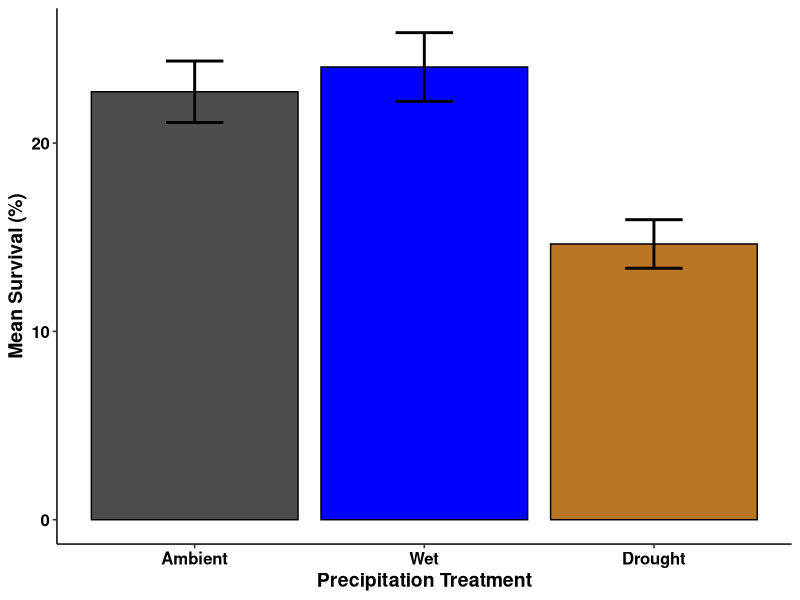
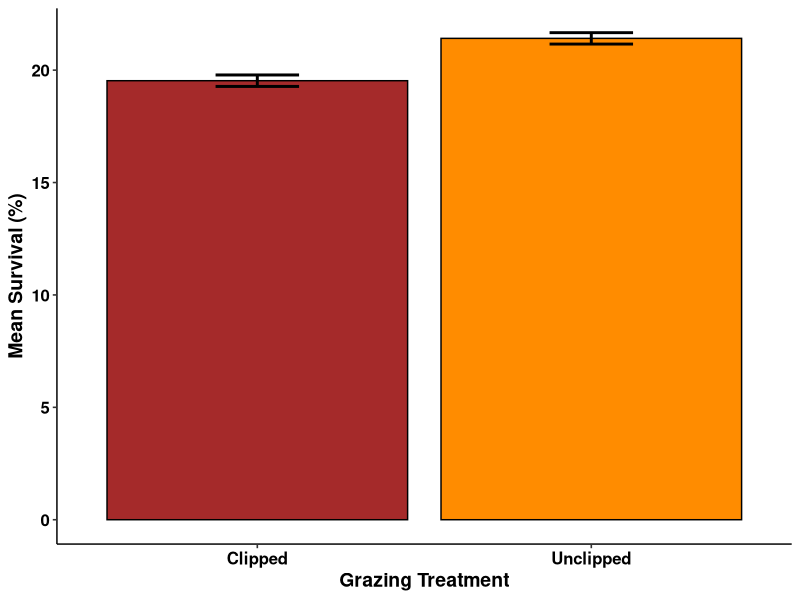
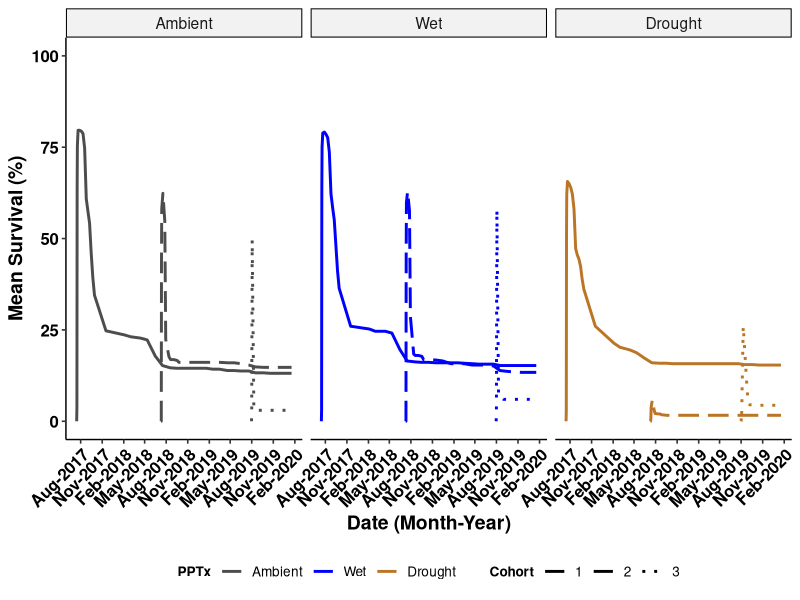
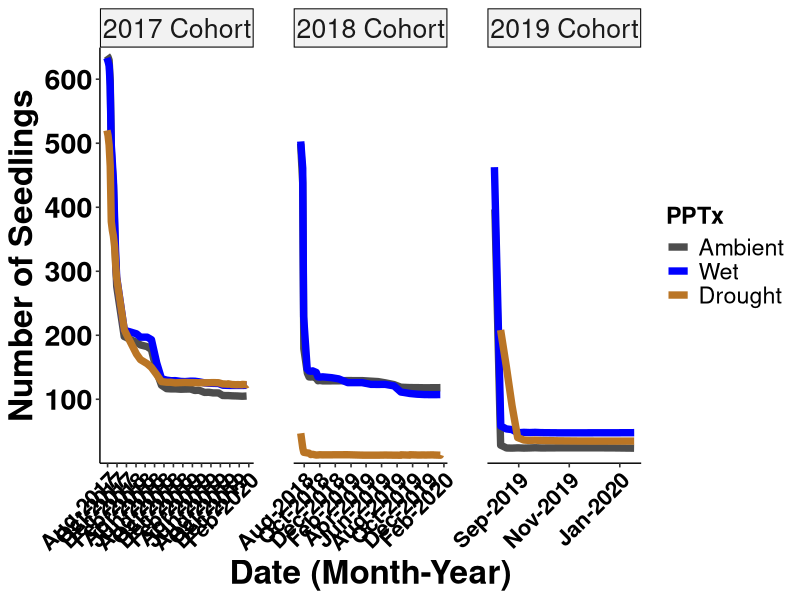
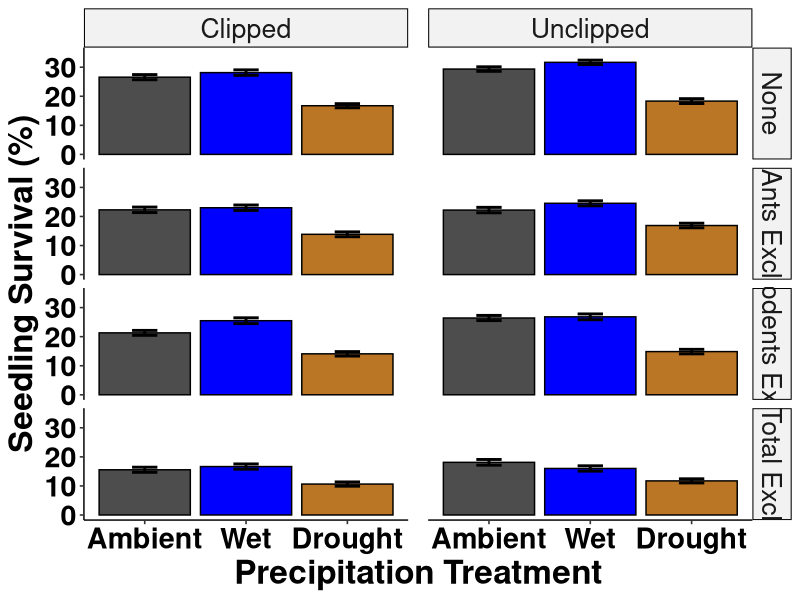
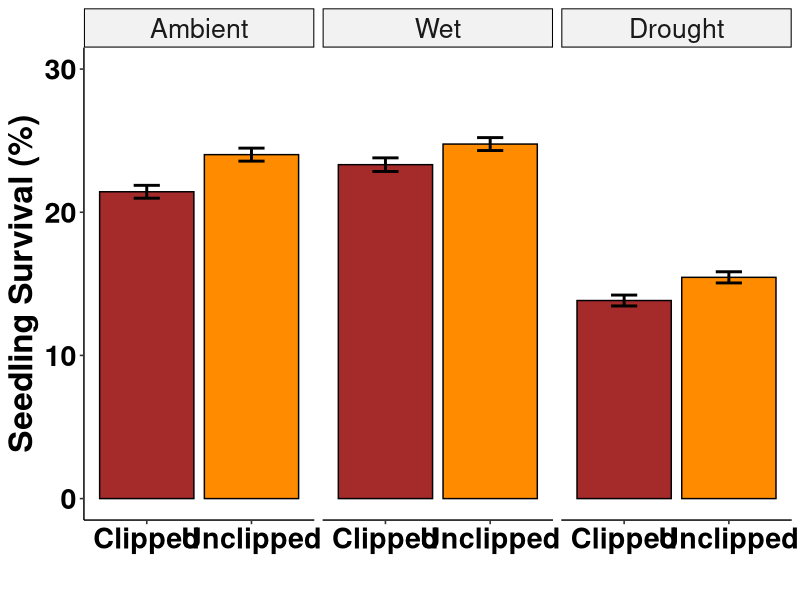
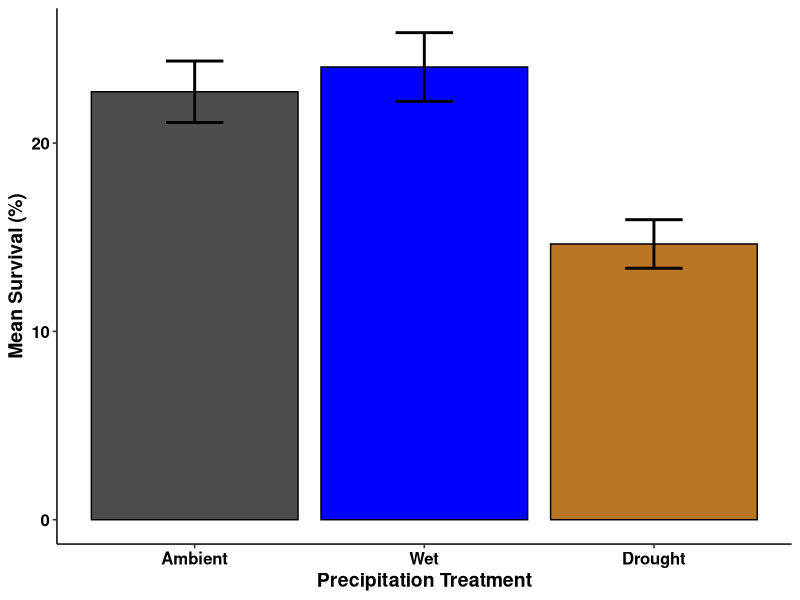
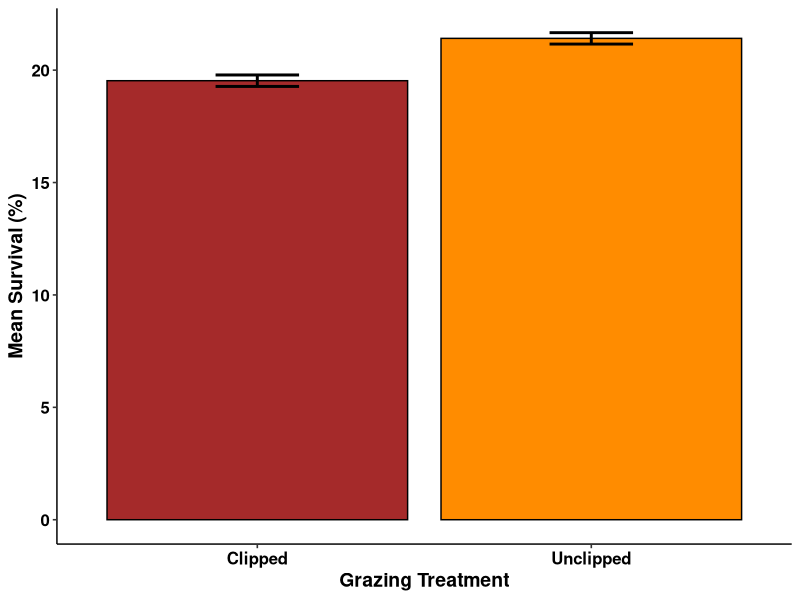

Write the R code that produced these figures, in order.
# USDA Rainout - Santa Rita Experimental Range
# Data visualizations-main
# Austin Rutherford
# email:arutherford@email.arizona.edu
# 2021-03-29

# Load packages
library(tidyverse)
library(forcats)
library(vroom)
library(ggpubr)
library(glmmTMB)
library(dplyr)

### Read in clean seedlings data with model outputs from "srer_rainout_stats_summarize"
seedlings_obs <- vroom("Data/seedlings_obs.csv",
                   col_types = c(.default = "f",
                                 ObsID = "i",
                                 date = "D",
                                 survival = "i",
                                 died = "i",
                                 tot_germination = "i",
                                 herb_lived = "i",
                                 herb_died = "i",
                                 tot_herbivory = "i",
                                 granivory = "i",
                                 res_surv = "d",
                                 sim_surv = "d",
                                 sim_fit_surv = "d",
                                 pred_surv = "d"))
str(seedlings_obs)
glimpse(seedlings_obs)

# create data set for raw survival data
tot_surv <- seedlings_obs %>% 
  group_by(precip, cohort, date) %>% 
  summarise(mean_surv = mean(survival),
            count_surv = sum(survival),
            sd_surv = sd(survival),
            counts = n(),
            se_surv = (sd_surv/sqrt(counts))) %>%
  mutate(upper = mean_surv + se_surv,
         lower = mean_surv - se_surv,
         date = as.Date(date))

summary(tot_surv)


bar_surv_fig <- tot_surv %>%
  group_by(precip) %>% 
  summarise(mean_precip_per = (100*mean(mean_surv)/10),
            mean_se_per = (100*mean(se_surv)/10)) %>%
  mutate(upper = mean_precip_per + mean_se_per,
         lower = mean_precip_per - mean_se_per) %>%
  mutate(precip = recode_factor(precip,
                                      "Control" = "Ambient",
                                      "IR" = "Wet",
                                       "RO" = "Drought", .ordered = TRUE)) %>% 
  ggplot(mapping = aes(x = precip, y = mean_precip_per, fill = precip)) +
  geom_bar(stat="identity", color = "black", position=position_dodge()) +
  geom_errorbar(aes(ymin = lower, ymax = upper), width = 0.25, position = position_dodge(), size = 1) +
  scale_fill_manual(values = c("grey30","blue1","#ba7525")) +
  scale_x_discrete(labels = c("Ambient","Wet", "Drought")) +
  labs(y = "Mean Survival (%)",
       x = "Precipitation Treatment") +
  theme_pubr(legend = "none") +
  labs_pubr()

bar_surv_fig

ggsave(filename = "Figures_Tables/bar_mean_surv.tiff",
       plot = bar_surv_fig,
       dpi = 800,
       width = 22,
       height = 12,
       units = "in",
       compression = "lzw")

# create data set for clip
tot_surv_c <- seedlings_obs %>% 
  group_by(clip) %>% 
  summarise(mean_surv = 100*mean(survival/10),
            sd_surv = 100*sd(survival/10),
            counts = n(),
            se_surv = (sd_surv/sqrt(counts))) %>%
  mutate(upper = mean_surv + se_surv,
         lower = mean_surv - se_surv)

bar_cliponly_fig <- tot_surv_c %>%
  ggplot(mapping = aes(x = clip, y = mean_surv, fill = clip)) +
  geom_bar(stat="identity", color = "black", position=position_dodge()) +
  geom_errorbar(aes(ymin = lower, ymax = upper), width = 0.25, position = position_dodge(), size = 1) +
  scale_fill_manual(values = c("brown","darkorange")) +
  scale_x_discrete(labels = c("Clipped","Unclipped")) +
  labs(y = "Mean Survival (%)",
       x = "Grazing Treatment") +
  theme_pubr(legend = "none") +
  labs_pubr()

bar_cliponly_fig

ggsave(filename = "Figures_Tables/bar_cliponly_surv.tiff",
       plot = bar_cliponly_fig,
       dpi = 800,
       width = 22,
       height = 12,
       units = "in",
       compression = "lzw")

# plot survival over time, all dates
line_mean_surv <- tot_surv %>% 
  mutate(precip = recode_factor(precip,
                                "Control" = "Ambient",
                                "IR" = "Wet",
                                "RO" = "Drought", .ordered = TRUE)) %>% 
  ggplot(aes(x = date, y = 10*mean_surv, group = cohort, color = precip)) + 
  scale_color_manual(values = c("grey30", "blue1", "#ba7525")) +
  #scale_y_continuous(breaks = seq(0, 120, 10), expand = c(0.02,0)) +
  scale_x_date(date_labels = "%b-%Y", date_breaks = "3 months") +
  geom_line(aes(linetype = cohort), stat = "identity", size = 1) + 
  scale_linetype_manual(values=c("solid","longdash", "dotted")) +
  scale_fill_manual(values = c("grey30","blue1", "red1")) +
  ylim(0, 100) +
  labs(y = "Mean Survival (%)",
       x = "Date (Month-Year)",
       color = "PPTx",
       linetype = "Cohort") +
  facet_wrap(~precip, ncol = 3, nrow = 1) +
  theme_pubr(legend = "bottom", x.text.angle = 45) +
  labs_pubr()

line_mean_surv

ggsave(filename = "Figures_Tables/seedlings/line_mean_surv.tiff",
       plot = line_mean_surv,
       dpi = 800,
       width = 22,
       height = 12,
       units = "in",
       compression = "lzw")


# remove the lead up survival to start max for each cohort (following Archer suggestions)
surv_small_1 <- tot_surv %>% 
  filter(cohort == 1) %>% 
  filter(date > "2017-07-21")

surv_small_2 <- tot_surv %>% 
  filter(cohort == 2) %>% 
  filter(date >= "2018-07-18")

surv_small_3 <- tot_surv %>% 
  filter(cohort == 3 & precip != "RO") %>% # to start with all max values, need to cut one more date from RO..delayed germ
  filter(date >= "2019-08-03")

surv_small_drought <- tot_surv %>% 
  filter(precip == "RO" & date >= "2019-08-10")

surv_small_all <- rbind(surv_small_1, surv_small_2, surv_small_3, surv_small_drought) %>% 
  mutate(date = as.Date(date))

line_mean_surv_archer <- surv_small_all %>% 
  mutate(precip = recode_factor(precip,
                                "Control" = "Ambient",
                                "IR" = "Wet",
                                "RO" = "Drought", .ordered = TRUE)) %>%
  mutate(cohort = recode_factor(cohort,
                                "1" = "2017 Cohort",
                                "2" = "2018 Cohort",
                                "3" = "2019 Cohort")) %>%
  ggplot(aes(x = date, y = count_surv, group = precip, color = precip)) + 
  scale_color_manual(values = c("grey30", "blue1", "#ba7525")) +
  scale_y_continuous(breaks = seq(0, 700, 100), expand = c(0.02,0)) +
  scale_x_date(date_labels = "%b-%Y", date_breaks = "2.5 months") +
  geom_line(aes(), stat = "identity", size = 2.5, position = "jitter") + 
  #scale_linetype_manual(values=c("solid","longdash", "dotted")) +
  scale_fill_manual(values = c("grey30","blue1", "red1")) +
  #ylim(0, NA) +
  labs(y = "Number of Seedlings",
       x = "Date (Month-Year)",
       color = "PPTx") +
  facet_wrap(~cohort, ncol = 3, nrow = 1, scales = "free_x") +
  theme_pubr(legend = "right", x.text.angle = 45) +
  theme(panel.spacing.x = unit(2, "lines")) +
  labs_pubr(base_size = 24)+
  theme(axis.text.x=element_text(size=16))

line_mean_surv_archer

ggsave(filename = "Figures_Tables/seedlings/line_mean_surv_archer.tiff",
       plot = line_mean_surv_archer,
       dpi = 800,
       width = 22,
       height = 12,
       units = "in",
       compression = "lzw")

surv_small_all %>% 
  group_by(precip, cohort) %>% 
  summarise(max = max(count_surv),
            min = min(count_surv))


# calculate summary info
tot_surv_summary <- seedlings_obs %>% 
  group_by(precip, cohort, date) %>% 
  summarise(mean_surv = 100*mean(survival/10),
            sd_surv = 100*sd(survival/10),
            counts = n(),
            se_surv = (sd_surv/sqrt(counts))) %>%
  mutate(upper = mean_surv + se_surv,
         lower = mean_surv - se_surv)

tot_surv_summary_full <- seedlings_obs %>% 
  group_by(precip, excl, clip) %>% 
  summarise(mean_surv = 100*mean(survival/10),
            sd_surv = 100*sd(survival/10),
            counts = n(),
            se_surv = (sd_surv/sqrt(counts))) %>%
  mutate(upper = mean_surv + se_surv,
         lower = mean_surv - se_surv)

tot_surv_summary_pcohort <- seedlings_obs %>% 
  group_by(precip, cohort) %>% 
  summarise(mean_surv = 100*mean(survival/10),
            sd_surv = 100*sd(survival/10),
            counts = n(),
            se_surv = (sd_surv/sqrt(counts))) %>%
  mutate(upper = mean_surv + se_surv,
         lower = mean_surv - se_surv)

# create data set for precip and excl and clip
tot_surv_pce <- seedlings_obs %>% 
  group_by(precip, excl, clip) %>% 
  summarise(mean_surv = 100*mean(survival/10),
            sd_surv = 100*sd(survival/10),
            counts = n(),
            se_surv = (sd_surv/sqrt(counts))) %>%
  mutate(upper = mean_surv + se_surv,
         lower = mean_surv - se_surv)

bar_pce_fig <- tot_surv_pce %>%
  mutate(precip = recode_factor(precip,
                                "Control" = "Ambient",
                                "IR" = "Wet",
                                "RO" = "Drought", .ordered = TRUE)) %>% 
  mutate(excl = recode_factor(excl, 
                              "Control" = "None",
                              "Ants" = "Ants Excl",
                              "Rodents" = "Rodents Excl",
                              "Total" = "Total Excl")) %>% 
  ggplot(mapping = aes(x = precip, y = mean_surv, fill = precip)) +
  geom_bar(stat="identity", color = "black", position=position_dodge()) +
  geom_errorbar(aes(ymin = lower, ymax = upper), width = 0.25, position = position_dodge(), size = 1) +
  scale_fill_manual(values = c("grey30", "blue1", "#ba7525")) +
  scale_x_discrete(labels = c("Ambient", "Wet", "Drought")) +
  ylim(0, 35) +
  labs(y = "Seedling Survival (%)",
       x = "Precipitation Treatment") +
  theme_pubr(legend = "none") +
  facet_grid(cols = vars(clip), rows = vars(excl)) +
  labs_pubr(base_size = 24) +
  theme(legend.position="none", 
        panel.border = element_blank(), 
        panel.spacing.x = unit(1,"line"))

bar_pce_fig

ggsave(filename = "Figures_Tables/bar_alltx_surv.tiff",
       plot = bar_pce_fig,
       dpi = 800,
       width = 22,
       height = 12,
       units = "in",
       compression = "lzw")

# create data set for precip and clip
tot_surv_pc <- seedlings_obs %>% 
  group_by(precip, clip) %>% 
  summarise(mean_surv = 100*mean(survival/10),
            sd_surv = 100*sd(survival/10),
            counts = n(),
            se_surv = (sd_surv/sqrt(counts))) %>%
  mutate(upper = mean_surv + se_surv,
         lower = mean_surv - se_surv)

bar_clip_fig <- tot_surv_pc %>%
  mutate(precip = recode_factor(precip,
                                "Control" = "Ambient",
                                "IR" = "Wet",
                                "RO" = "Drought", .ordered = TRUE)) %>% 
  ggplot(mapping = aes(x = clip, y = mean_surv, fill = clip)) +
  geom_bar(stat="identity", color = "black", position=position_dodge()) +
  geom_errorbar(aes(ymin = lower, ymax = upper), width = 0.25, position = position_dodge(), size = 1) +
  scale_fill_manual(values = c("brown","darkorange")) +
  scale_x_discrete(labels = c("Clipped","Unclipped")) +
  ylim(0, 30) +
  labs(y = "Seedling Survival (%)",
       x = "") +
  theme_pubr(legend = "none") +
  facet_wrap(~precip)+
  labs_pubr(base_size = 24)

bar_clip_fig

ggsave(filename = "Figures_Tables/bar_clip_surv.tiff",
       plot = bar_clip_fig,
       dpi = 800,
       width = 22,
       height = 12,
       units = "in",
       compression = "lzw")
